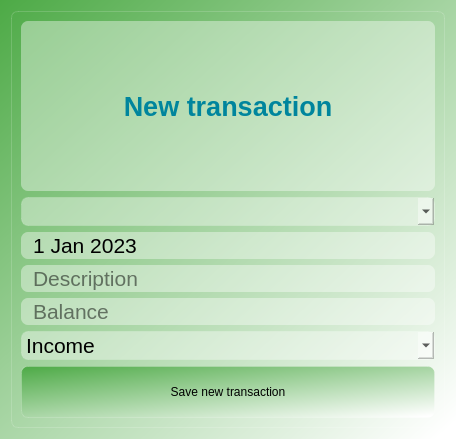
<?xml version="1.0" encoding="UTF-8"?>
<ui version="4.0">
 <class>Dialog</class>
 <widget class="QDialog" name="Dialog">
  <property name="geometry">
   <rect>
    <x>0</x>
    <y>0</y>
    <width>456</width>
    <height>439</height>
   </rect>
  </property>
  <property name="windowTitle">
   <string>Dialog</string>
  </property>
  <property name="styleSheet">
   <string notr="true">background-color: qlineargradient(spread:pad, x1:0, y1:0, x2:0.954545, y2:1, stop:0 rgba(77, 170, 70, 255), stop:1 rgba(255, 255, 255, 255))
</string>
  </property>
  <layout class="QVBoxLayout" name="verticalLayout_2">
   <item>
    <widget class="QFrame" name="frame">
     <property name="styleSheet">
      <string notr="true">background-color: rgba(255, 255, 255, 0);
border: 1px solid rgba(255, 255, 255, 40);
border-radius: 7px;
</string>
     </property>
     <property name="frameShape">
      <enum>QFrame::StyledPanel</enum>
     </property>
     <property name="frameShadow">
      <enum>QFrame::Raised</enum>
     </property>
     <layout class="QVBoxLayout" name="verticalLayout">
      <item>
       <widget class="QLabel" name="lbl_new_transaction">
        <property name="styleSheet">
         <string notr="true">color: #00859d;
font-weight: bold;
font-size: 20pt;
background-color: rgba(255, 255, 255, 100);
border: none;
</string>
        </property>
        <property name="text">
         <string>New transaction</string>
        </property>
        <property name="alignment">
         <set>Qt::AlignCenter</set>
        </property>
       </widget>
      </item>
      <item>
       <widget class="QComboBox" name="cb_category">
        <property name="styleSheet">
         <string notr="true">QComboBox{
font-size: 16pt;

background-color: rgba(255, 255, 255, 100);
}
QComboBox:item {
color:white;
background-color: rgba(255, 255, 255, 100);
}
</string>
        </property>
        <property name="currentIndex">
         <number>-1</number>
        </property>
        <property name="placeholderText">
         <string>Choose category</string>
        </property>
        <item>
         <property name="text">
          <string>Groceries</string>
         </property>
        </item>
        <item>
         <property name="text">
          <string>Entertaiment</string>
         </property>
        </item>
        <item>
         <property name="text">
          <string>Auto</string>
         </property>
        </item>
        <item>
         <property name="text">
          <string>Other</string>
         </property>
        </item>
        <item>
         <property name="text">
          <string>Work</string>
         </property>
        </item>
       </widget>
      </item>
      <item>
       <widget class="QDateEdit" name="data">
        <property name="styleSheet">
         <string notr="true">padding-left: 10px;
font-size: 16pt;
background-color: rgba(255, 255, 255, 100);
border: none;</string>
        </property>
        <property name="buttonSymbols">
         <enum>QAbstractSpinBox::NoButtons</enum>
        </property>
        <property name="date">
         <date>
          <year>2023</year>
          <month>1</month>
          <day>1</day>
         </date>
        </property>
       </widget>
      </item>
      <item>
       <widget class="QLineEdit" name="le_description">
        <property name="styleSheet">
         <string notr="true">padding-left: 10px;
font-size: 16pt;
background-color: rgba(255, 255, 255, 100);
border: none;</string>
        </property>
        <property name="placeholderText">
         <string>Description</string>
        </property>
       </widget>
      </item>
      <item>
       <widget class="QLineEdit" name="le_balance">
        <property name="styleSheet">
         <string notr="true">padding-left: 10px;
font-size: 16pt;
background-color: rgba(255, 255, 255, 100);
border: none;</string>
        </property>
        <property name="placeholderText">
         <string>Balance</string>
        </property>
       </widget>
      </item>
      <item>
       <widget class="QComboBox" name="cb_income">
        <property name="styleSheet">
         <string notr="true">QComboBox{
font-size: 16pt;

background-color: rgba(255, 255, 255, 100);
}
QComboBox:item {
color:white;
background-color: rgba(255, 255, 255, 100);
}
</string>
        </property>
        <item>
         <property name="text">
          <string>Income</string>
         </property>
        </item>
        <item>
         <property name="text">
          <string>Outcome</string>
         </property>
        </item>
       </widget>
      </item>
      <item>
       <widget class="QPushButton" name="btn_new_transaction">
        <property name="styleSheet">
         <string notr="true">QPushButton {
	background-color: qlineargradient(spread:pad, x1:0, y1:0, x2:0.954545, y2:1, stop:0 rgba(77, 170, 70, 255), stop:1 rgba(255, 255, 255, 255));
border-radius: 7px;
width: 230px;
height: 50px;
}
QPushButton:hover {
color: white;
background-color: rgba(255, 255, 255, 30);
}
QPushButton:pressed {
color: white;
background-color: rgba(255, 255, 255, 70);
}</string>
        </property>
        <property name="text">
         <string>Save new transaction</string>
        </property>
        <property name="icon">
         <iconset resource="rec-rcpush.qrc">
          <normaloff>:/icons/icon/done_FILL0_wght400_GRAD0_opsz24.svg</normaloff>:/icons/icon/done_FILL0_wght400_GRAD0_opsz24.svg</iconset>
        </property>
        <property name="iconSize">
         <size>
          <width>24</width>
          <height>24</height>
         </size>
        </property>
       </widget>
      </item>
     </layout>
    </widget>
   </item>
  </layout>
 </widget>
 <resources>
  <include location="rec-rcpush.qrc"/>
 </resources>
 <connections/>
</ui>
